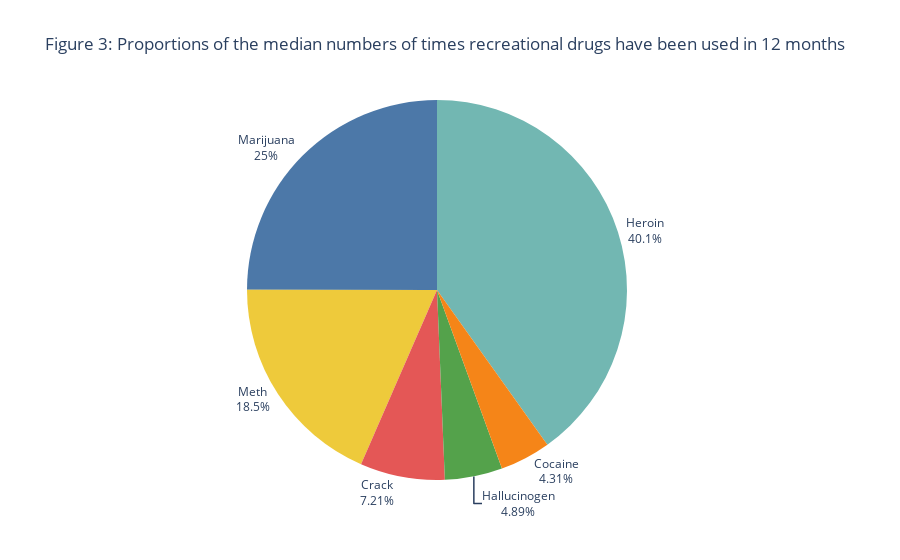

Here is the notebook cell this chart was saved with:
### Markdown cell above
### Argument 2 
Figure 2 shows the deaths caused by illicit drugs vs the deaths caused by alcohol in each country or region in the past 19 years. Illicit drugs are drugs prohibited by international drug control treaties (Ritchie, H., & Roser, M., 2022). One can argue that with the legalization of these ilicit drugs the death toll will increase to that of alcohol or past that of alcohol which is highly unwanted. Moreover when observing figure 2 countries which are wealthy tend to have more deaths meaning helping people out of poverty doesn't help with preventing death by illicit drugs and might increase it. This is why to be able to bring people out of poverty while maintaining or reducing the amount of deaths caused by drugs the best plan of action is to heavily prohibit and ban the use of illicit drugs. This can be further proven by the fact that arab countries, where the use of drugs will be heavily punished has less deaths compared to countries with less hefty penalties.

### Code cell
import pandas as pd
import plotly.express as px

aggregated = pd.read_csv('drug-use-by-age.csv')

aggregated.replace('-', 0, inplace=True)

aggregated.to_csv('aggregated_drug_use_by_age.csv')

aggregated['cocaine-frequency'] = pd.to_numeric(aggregated['cocaine-frequency'], errors = 'coerce')
aggregated['crack-frequency'] = pd.to_numeric(aggregated['crack-frequency'], errors = 'coerce')
aggregated['heroin-frequency'] = pd.to_numeric(aggregated['heroin-frequency'], errors = 'coerce')
aggregated['meth-frequency'] = pd.to_numeric(aggregated['meth-frequency'], errors = 'coerce')

marijuana_frequency_sum = aggregated['marijuana-frequency'].sum()
cocaine_frequency_sum = aggregated['cocaine-frequency'].sum()
crack_frequency_sum = aggregated['crack-frequency'].sum()
heroin_frequency_sum = aggregated['heroin-frequency'].sum()
hallucinogen_frequency_sum = aggregated['hallucinogen-frequency'].sum()
meth_frequency_sum = aggregated['meth-frequency'].sum()

frequencies = [marijuana_frequency_sum, cocaine_frequency_sum, crack_frequency_sum,
               heroin_frequency_sum, hallucinogen_frequency_sum, meth_frequency_sum]
text = ['Marijuana', 'Cocaine', 'Crack', 'Heroin', 'Hallucinogen', 'Meth']
df = pd.DataFrame(dict(frequencies = frequencies))

fig = px.pie(df, values = 'frequencies', names = text,
             title = 'Figure 3: Proportions of the median numbers of times recreational drugs have been used in 12 months')

fig.update_traces(textposition = 'outside', textinfo='label, percent', marker = dict(colors = px.colors.qualitative.T10))
fig.update_layout(showlegend = False)
fig.show()

### Figure 1 — Plotly figure (JSON) as saved in the notebook; plotly's stock layout.template omitted (floating-point values rounded to 4 significant figures)
{"data": [{"domain": {"x": [0, 1], "y": [0, 1]}, "hovertemplate": "label=%{label}<br>frequencies=%{value}<extra></extra>", "labels": ["Marijuana", "Cocaine", "Crack", "Heroin", "Hallucinogen", "Meth"], "legendgroup": "", "marker": {"colors": ["#4C78A8", "#F58518", "#E45756", "#72B7B2", "#54A24B", "#EECA3B", "#B279A2", "#FF9DA6", "#9D755D", "#BAB0AC"]}, "name": "", "showlegend": true, "textinfo": "label+percent", "textposition": "outside", "type": "pie", "values": [730, 126, 210.5, 1172.0, 143, 539.5]}], "layout": {"legend": {"tracegroupgap": 0}, "showlegend": false, "title": {"text": "Figure 3: Proportions of the median numbers of times recreational drugs have been used in 12 months"}}}
